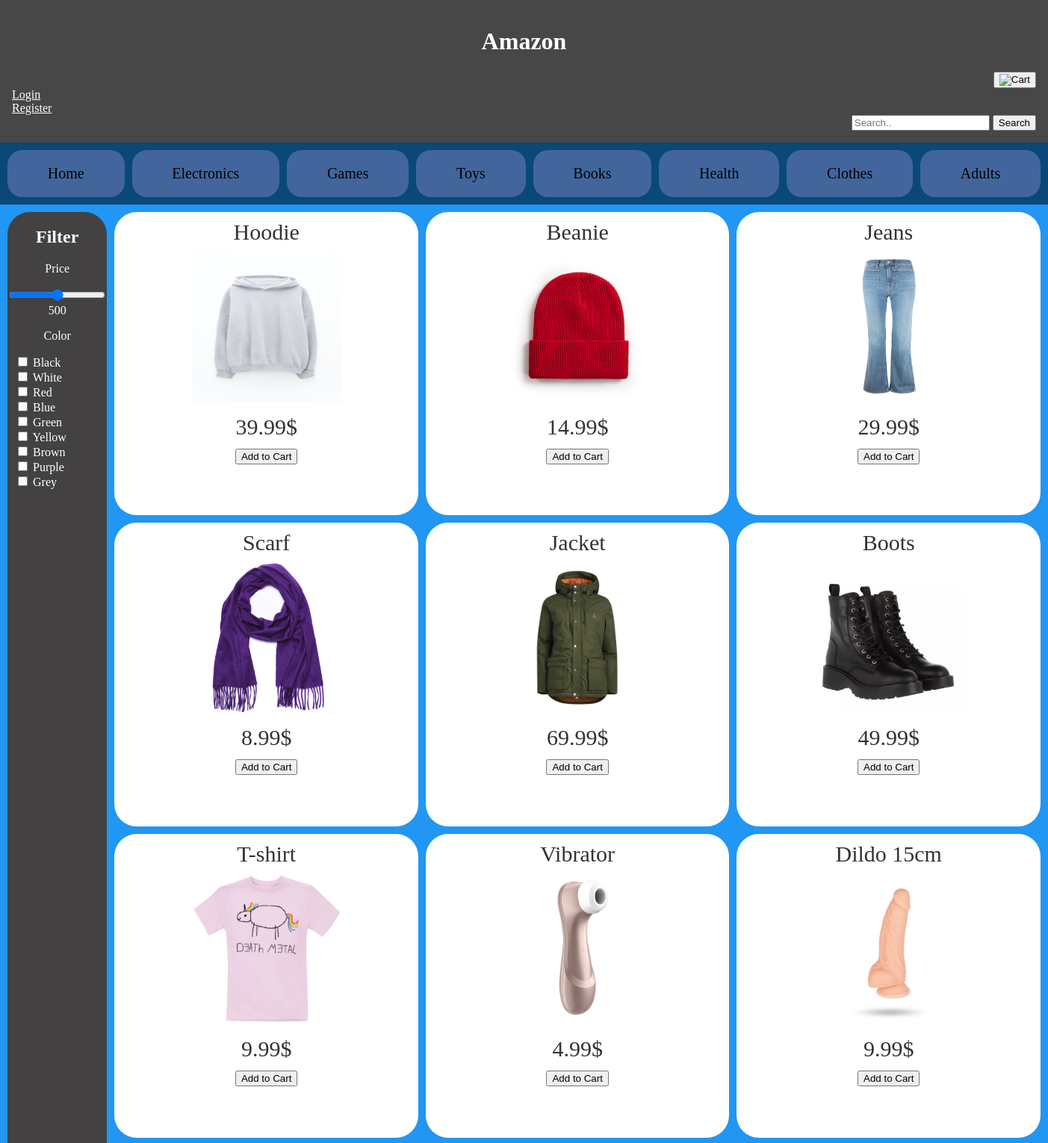
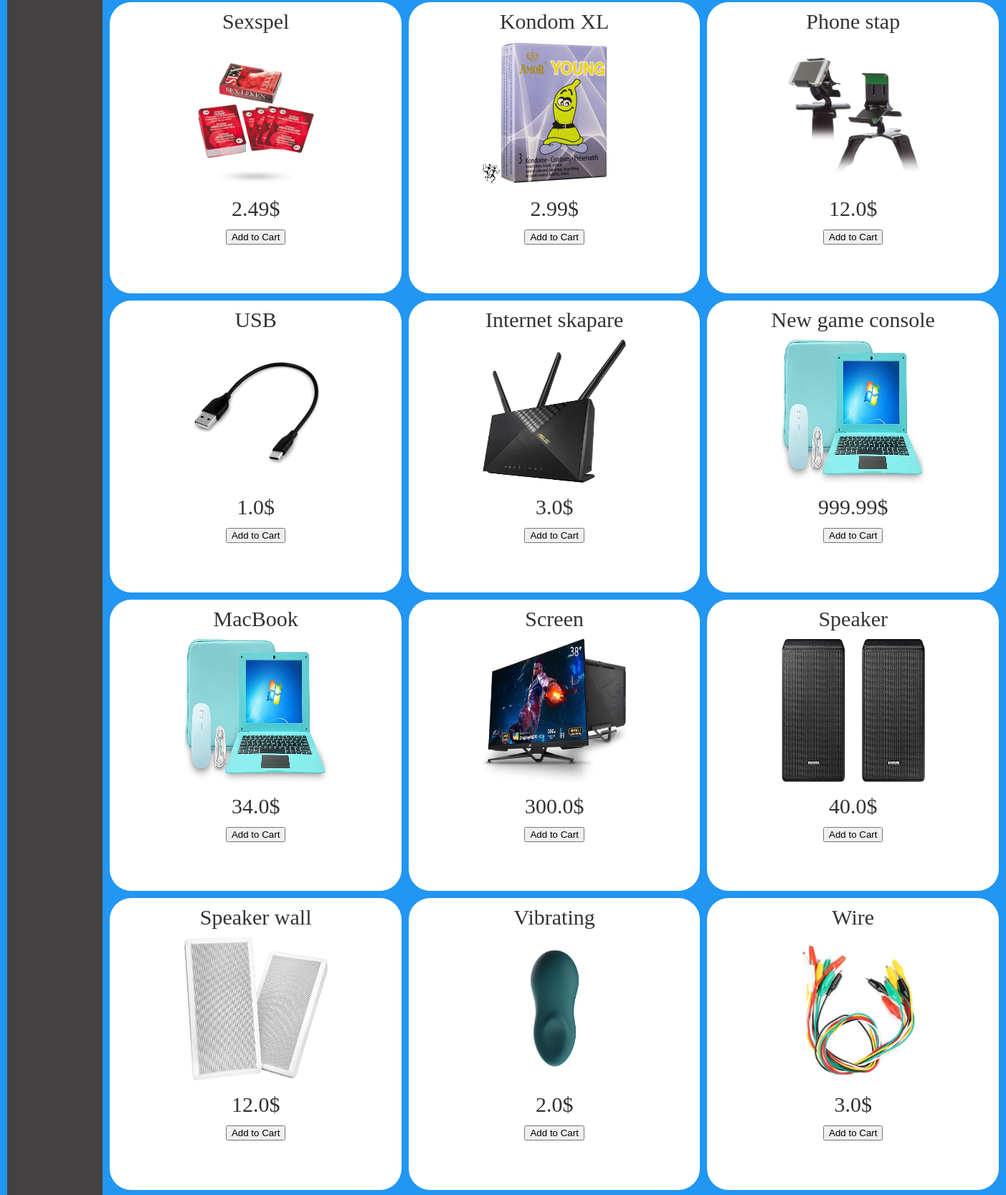
Page /products (upper part) on the committed database (2 pictures, top to bottom).
### tables this page shows
CREATE TABLE Products (
    productid INTEGER PRIMARY KEY,
    name TEXT NOT NULL,
    description TEXT,
    price REAL NOT NULL,
    inventory_count INTEGER NOT NULL,
    color TEXT,
    category TEXT NOT NULL,
    rating INTEGER
, image TEXT);

### main.py (the view)
@app.route('/products')
def products():
    category = request.args.get('category')
    return render_template('products.html', image_paths=get_images(category))

### getdata.py (called while the page is built)
def get_images(category):
    conn = sqlite3.connect("webshop.db")
    cursor = conn.cursor()
    if category:
        cursor.execute("SELECT name, price, image FROM Products WHERE category = ?", (category,))
    else:
        cursor.execute("SELECT name, price, image FROM Products")
    images = cursor.fetchall()
    image_urls =  [(img[0], img[1], img[2]) for img in images]
    conn.close()
    return image_urls

### templates/products.html (shortened to what this page needs)
<!DOCTYPE html>
<html lang="en">
<head>
    <link rel="stylesheet" type="text/css" href="static/website.css">
</head>
<body>
    <header>
        <h1>Amazon</h1>
        <div style="text-align: right;">
            <button onclick="" class="button">
                <img src="static/icons/cart.png" alt="Cart" style="width: 30px; height: 30px;">
            </button>
        </div>
        <div style="text-align: left;">
            <a href="/login" style="color: white;">Login</a>
        </div>
        <div style="text-align: left;">
            <a href="/register" style="color: white;">Register</a>
        </div>
        <div style="text-align: right;">
            <form action="/search" method="post">
                <input type="text" name="search" placeholder="Search..">
                <button type="submit">Search</button>
            </form>
        </div>
    </header>
    <div class="top-container">
        <button onclick="redirectToProducts('Home')" class="button">Home</button>
        <button onclick="redirectToProducts('Electronics')" class="button">Electronics</button>
        <button onclick="redirectToProducts('Games')" class="button">Games</button>
        <button onclick="redirectToProducts('Toys')" class="button">Toys</button>
        <button onclick="redirectToProducts('Books')" class="button">Books</button>
        <button onclick="redirectToProducts('Health')" class="button">Health</button>
        <button onclick="redirectToProducts('Clothes')" class="button">Clothes</button>
        <button onclick="redirectToProducts('Adults')" class="button">Adults</button>
    </div>
    <div class="main-container">
        <aside>
            <h2>Filter</h2>
            <p>Price</p>
            <input type="range" min="0" max="1000" value="500" class="slider" id="myRange" oninput="updateSliderValue()">
            <span id="sliderValue">500</span>
            <p>Color</p>
            <div class="color-container">
                <input type="checkbox" id="black" name="black" value="color">
                <label for="black"> Black</label><br>
                <input type="checkbox" id="white" name="white" value="color">
                <label for="white"> White</label><br>
                <input type="checkbox" id="red" name="red" value="color">
                <label for="red"> Red</label><br>
                <input type="checkbox" id="blue" name="blue" value="color">
                <label for="blue"> Blue</label><br>
                <input type="checkbox" id="green" name="green" value="color">
                <label for="green"> Green</label><br>
                <input type="checkbox" id="yellow" name="yellow" value="color">
                <label for="yellow"> Yellow</label><br>
                <input type="checkbox" id="Brown" name="Brown" value="color">
                <label for="Brown"> Brown</label><br>
                <input type="checkbox" id="Purple" name="Purple" value="color">
                <label for="Purple"> Purple</label><br>
                <input type="checkbox" id="Grey" name="Grey" value="color">
                <label for="Grey"> Grey</label><br>
        </aside>
        <div class="item-container">
                {% for path in image_paths %}
                    <div>
                        <div>{{ path[0] }}</div>
                        <img src="{{ path[2] }}" alt="Image not found">
                        <div>{{ path[1] }}&#36;</div>
                        <button onclick="" class="add-to-cart-button">Add to Cart</button>
                    </div>
                {% endfor %}
        </div>
    </div>
</body>
</html>

### static/website.css (style rules this page uses)
body { background-color: #f4f4f4; color: #333; font-family:"Calibri"; margin: 0; padding: 0; }
.color-container { text-align: left; padding-left: 10px; }
.main-container { display: grid; grid-template-columns: 1fr 5fr; grid-gap: 10px; background-color: #2196F3; padding: 10px; }
.item-container { display: grid; grid-template-columns: repeat(3, 1fr); grid-gap: 10px; background-color: #2196F3; }
.item-container > div { background-color: rgb(255, 255, 255); text-align: center; padding: 10px; font-size: 30px; border-radius: 30px; aspect-ratio: 1 / 1; }
.item-container > div > img { padding: 10px; height: 200px; aspect-ratio: 1 / 1; }
.top-container { display: grid; grid-template-columns: auto auto auto auto auto auto auto auto; gap: 10px; background-color: #0a487a; padding: 10px; }
.top-container > button { background-color: rgb(66, 102, 156); text-align: center; padding: 20px 0; font-size: 20px; font-family: Calibri; border-radius: 20px; border: none; }
aside { background-color: rgb(67, 65, 65); color: white; text-align: center; border-radius: 30px; }
header, footer { background-color: #474747; color: white; text-align: center; padding: 1em; }

### rows in the picture
Products: name "Hoodie", image (picture), price "39.99"
Products: name "Beanie", image (picture), price "14.99"
Products: name "Jeans", image (picture), price "29.99"
Products: name "Scarf", image (picture), price "8.99"
Products: name "Jacket", image (picture), price "69.99"
Products: name "Boots", image (picture), price "49.99"
Products: name "T-shirt", image (picture), price "9.99"
Products: name "Vibrator", image (picture), price "4.99"
Products: name "Dildo 15cm", image (picture), price "9.99"
Products: name "Sexspel", image (picture), price "2.49"
Products: name "Kondom XL", image (picture), price "2.99"
Products: name "Phone stap", image (picture), price "12.0"
Products: name "USB", image (picture), price "1.0"
Products: name "Internet skapare", image (picture), price "3.0"
Products: name "New game console", image (picture), price "999.99"
Products: name "MacBook", image (picture), price "34.0"
Products: name "Screen", image (picture), price "300.0"
Products: name "Speaker", image (picture), price "40.0"
Products: name "Speaker wall", image (picture), price "12.0"
Products: name "Vibrating", image (picture), price "2.0"
Products: name "Wire", image (picture), price "3.0"
